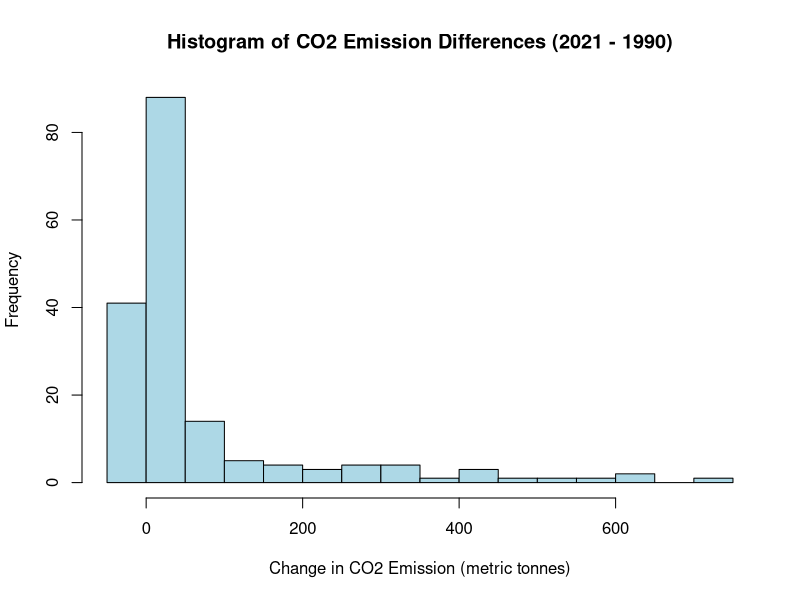

This chart was generated by the following R code:
#install.packages("tidyverse")
library(tidyverse)

# Load dataset and keep original names
CO2 <- read.csv("tidy_format_co2_emission_dataset.csv", check.names = FALSE)

# Rename to simple names
colnames(CO2) <- c("country", "year", "CO2")

# Convert CO2 to numeric
CO2$CO2 <- as.numeric(CO2$CO2)

#remove rows with null CO2
CO2 <- CO2 %>% drop_na(CO2)

# Filter two years
CO2_1990 <- CO2 %>%
  filter(year == 1990) %>%
  select(country, CO2_1990 = CO2)

CO2_2021 <- CO2 %>%
  filter(year == 2021) %>%
  select(country, CO2_2021 = CO2)

# Merge & compute differences
paired <- inner_join(CO2_1990, CO2_2021, by = "country") %>%
  mutate(diff = CO2_2021 - CO2_1990)

# BOXPLOT


# HISTOGRAM
png("hist_diff_CO2.png")
hist(paired$diff, breaks=20,
     main="Histogram of CO2 Emission Differences (2021 - 1990)",
     xlab="Change in CO2 Emission (metric tonnes)",
     ylab="Frequency",
     col = "lightblue")
dev.off()

